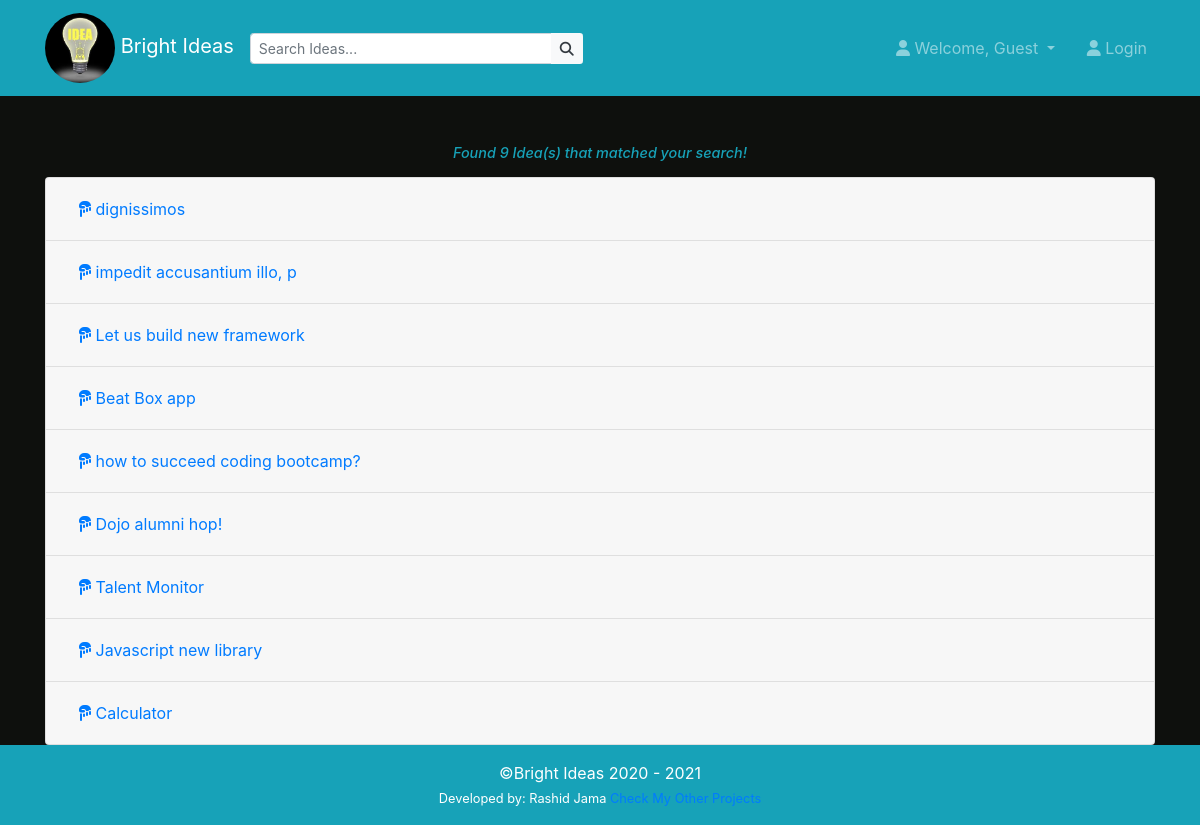
Page /ideas/search on the earlier database version.
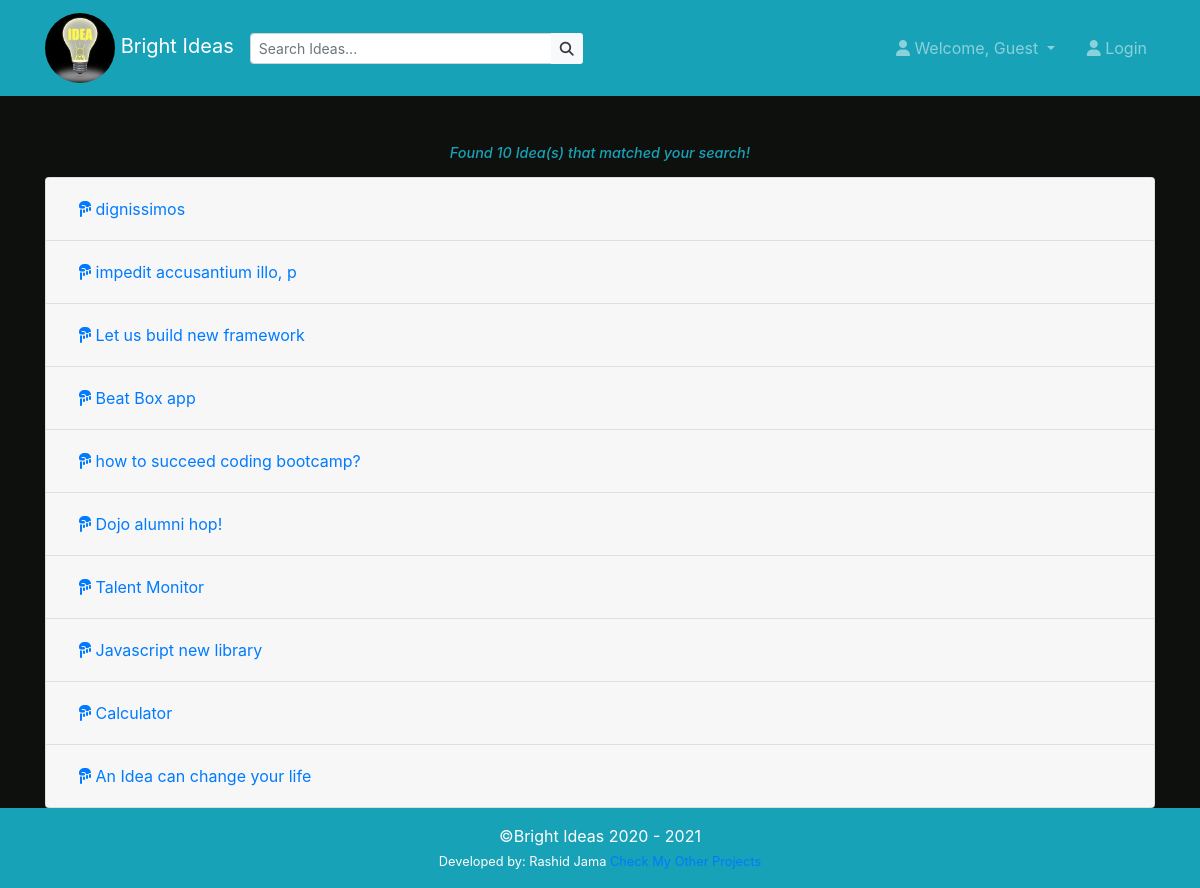
Same page on the later database version.
### ideas/models.py (models this page shows)
class Post(models.Model):
  title = models.CharField(max_length=255)
  content = models.TextField()
  author = models.ForeignKey(User, related_name='posts', on_delete=models.CASCADE)
  who_likes = models.ManyToManyField(User, related_name='liked_posts')
  created_at = models.DateTimeField(auto_now_add=True)
  updated_at = models.DateTimeField(auto_now=True)
  objects = PostManager()

### ideas/views.py (the view)
# urls.py: path('search', views.search, name='search'),
def search(request):
  now = timezone.now()
  qs = Post.objects.all()
  title_contains = request.GET.get('title_contains')
  if title_contains != '' and title_contains is not None:
    qs = qs.filter(title__icontains=title_contains)
  context = {
      'queryset': qs
    }
  return render(request, 'ideas/search.html', context)

### templates/ideas/search.html (shortened to what this page needs)
{% extends 'ideas/base.html' %}
{% block body_block %}
 <div class="container mt-5">
  <h4 class="text-center text-info mb-3 font-italic figure-caption">Found {{queryset.count}} Idea(s) that matched your search!</h4>
  <div class="accordion" id="postModal">
    {% for post in queryset %}
      <div class="card">
        <div class="card-header" id="headingOne">
          <h2 class="mb-0">
            <button class="btn btn-link btn-block text-left" type="button" data-toggle="collapse" data-target="#collapse{{post.id}}" aria-expanded="true" aria-controls="collapseOne"><i class="fas fa-hand-point-down"></i> {{post.title}}</button>
          </h2>
        </div>
      </div>
    {% endfor %}
    </div>
 </div>
{% endblock %}

### templates/ideas/base.html (shortened to what this page needs)
{% load static %}
<!DOCTYPE html>
<html lang="en">
<head>
  <link rel="stylesheet" href="https://stackpath.bootstrapcdn.com/bootstrap/4.5.1/css/bootstrap.min.css">
 <link rel="stylesheet" href="{% static 'ideas/style.css' %}">
</head>
<body class="bg-dark">
  <div class="image-overlay">
  <nav class="navbar navbar-expand-md navbar-dark sticky-top py-2  bg-info mb-5">
    <div class="container">
      <a href="{% url 'index'%}" class="navbar-brand"><img src="/static/ideas/images/lightbulb.jpeg"  alt="" class="brand "> Bright Ideas</a>
      <form action="{% url 'ideas:search' %}" method="GET" class="input-group search_form">
        <input type="search" name="title_contains" class="form-control form-control-sm" placeholder="Search Ideas...">
        <div class="input-group-append">
          <button class="btn bg-light text-dark btn-sm"><i class="fas fa-search"></i></button>
        </div>
      </form>
      <div class="collapse navbar-collapse" id="navbarCollapse">
        <ul class="navbar-nav ml-auto">
          {% if user.is_authenticated %}
          <li class="nav-item dropdown mr-3">
            <a href="#" class="nav-link dropdown-toggle" data-toggle="dropdown">
              <i class="fas fa-user"></i> Welcome {{user.username}}
            </a>
            <div class="dropdown-menu">
              <a href="{% url 'ideas:profile'%}" class="dropdown-item">
                <i class="fas fa-user-circle"></i> Profile
              </a>
              <a href="{% url 'ideas:user_posts' %}" class="dropdown-item"><i class="fas fa-folder"></i> Posts
              </a>
            </div>
          </li>
          {% else %}
          <li class="nav-item dropdown mr-3">
            <a href="#" class="nav-link dropdown-toggle" data-toggle="dropdown">
              <i class="fas fa-user"></i> Welcome, Guest
            </a>
          </li>
          {% endif %}
          {% if user.is_authenticated %}
          <li class="nav-item">
            <a href="{% url 'user_logout'%}" class="nav-link">
              <i class="fas fa-user-times"></i> Logout
            </a>
          </li>
          {% else %}
          <li class="nav-item">
            <a href="{% url 'ideas:user_login'%}" class="nav-link">
              <i class="fas fa-user"></i> Login
            </a>
          </li>
          {% endif %}
        </ul>
      </div>
    </div>
  </nav>
    {% block body_block %}
    {% endblock %}
<footer class="footer text-center py-3 text-white bg-info">
  <span>&#169Bright Ideas 2020 - <span id="current_year"></span></span>
  <div><small>Developed by: Rashid Jama <a href="https://www.rashidalijama.com" target="_blank">Check My Other Projects</a></small></div>
</footer>
  </div>
</body>
</html>

### static/ideas/style.css (style rules this page uses)
html { height: 100%; }
body { background-image: url('https://www.integrify.com/site/assets/files/2452/idea-management.jpg'); min-height: 100vh; }
.image-overlay { background-color: rgba(5, 5, 0, 0.8); min-height: 100vh; }
.footer { position: sticky; top: 100%; }
.brand { height: 70px; border-radius: 50%; }
@media (min-width: 1023px) { .search_form { width: 30% !important; } }

Differences in the rows shown:
added Post: title "An Idea can change your life"
Other differences:
{{ queryset.count }}: "9" → "10"
